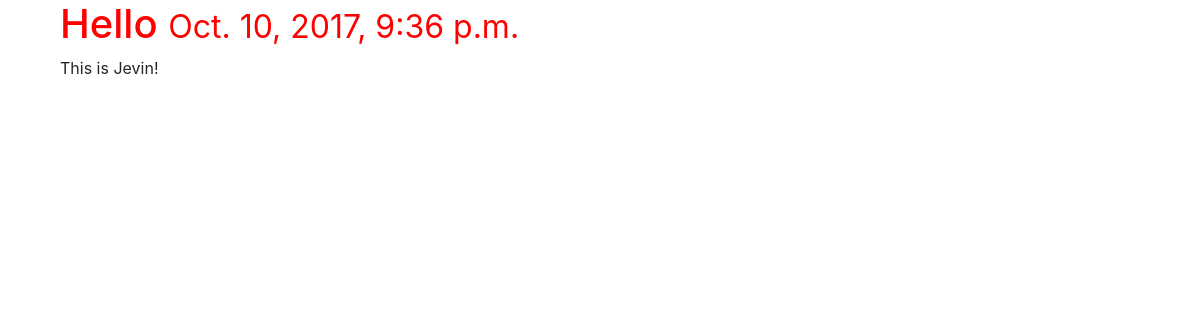
The app's page /posts/3/, older data.
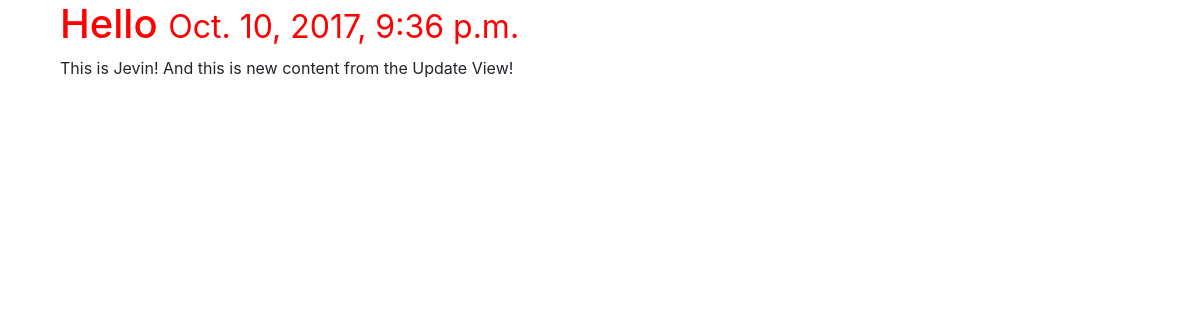
The same page, newer data.
### posts/models.py (models this page shows, shortened)
class Post(models.Model):
    title = models.CharField(max_length=120)
    image = models.ImageField(upload_to=upload_location, null=True, blank=True, width_field='width_field', height_field='height_field')
    height_field = models.IntegerField(default=0)
    width_field = models.IntegerField(default=0)
    content = models.TextField()
    updated = models.DateTimeField(auto_now=True, auto_now_add=False)
    timestamp = models.DateTimeField(auto_now=False, auto_now_add=True)
    class Meta:
        ordering = ['-timestamp', '-updated']

### posts/views.py (the view)
# urls.py: url(r'^(?P<id>\d+)/$', "posts.views.post_detail", name='detail'),
def post_detail(request, id):
    instance = get_object_or_404(Post, id=id)
    context = {
        'title': instance.title,
        'instance': instance,
    }
    return render(request, 'post_detail.html', context)

### templates/post_detail.html (shortened to what this page needs)
{% extends 'base.html' %}
{% block content %}
<div class='col-sm-6 col-sm-offset-3'>
    <h1>{{title}} <small>{{ instance.timestamp }}</small></h1>
    {{ instance.content|linebreaks }}<br/>
</div>
{% endblock content %}

Row changes from the older to the newer data that the page shows:
changed Post "Hello": content "This is Jevin!" → "This is Jevin! And this is new content from the Update View!"
